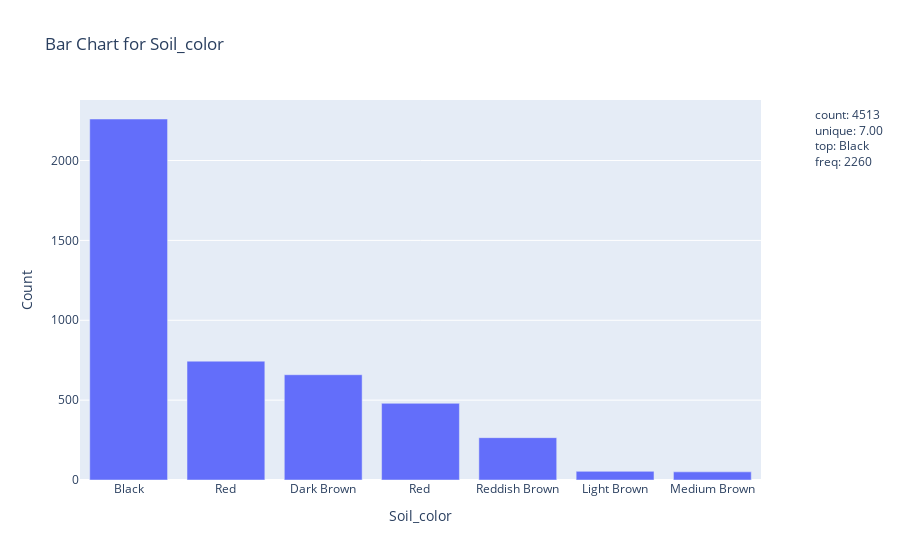
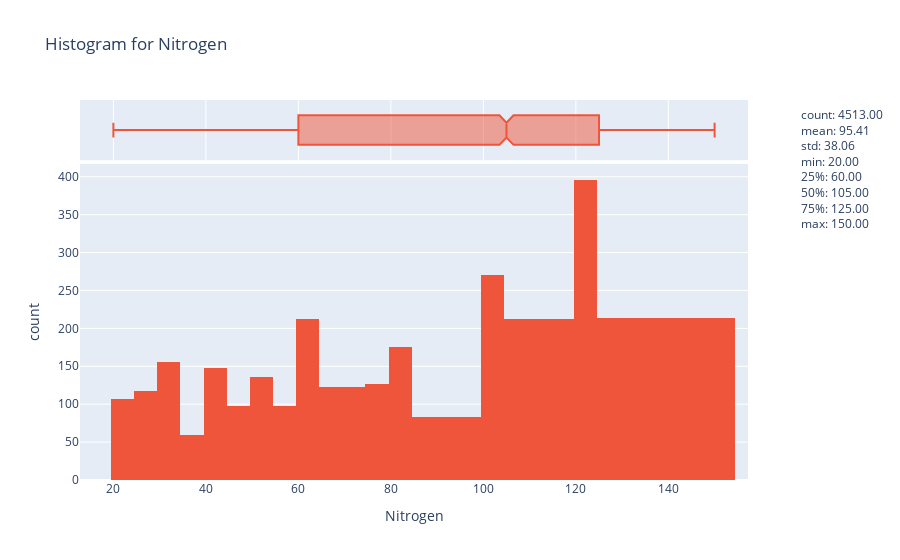
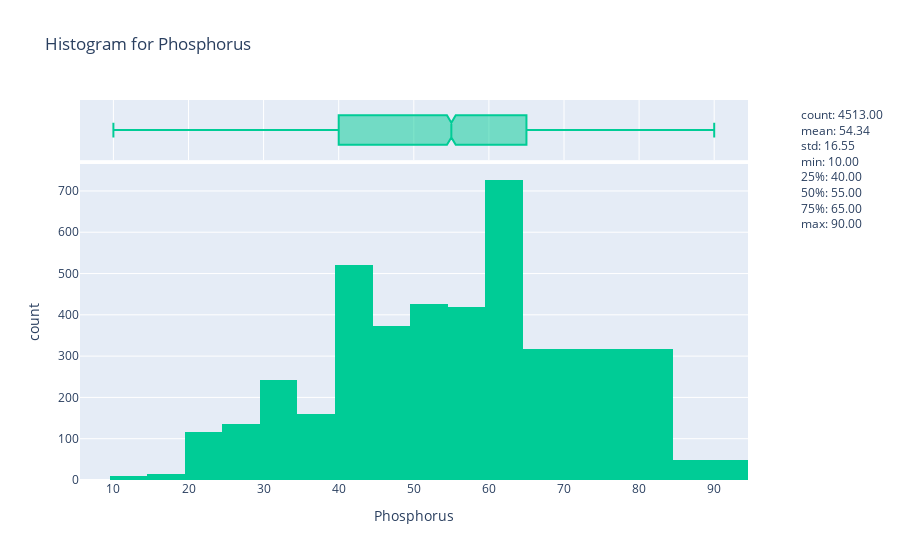
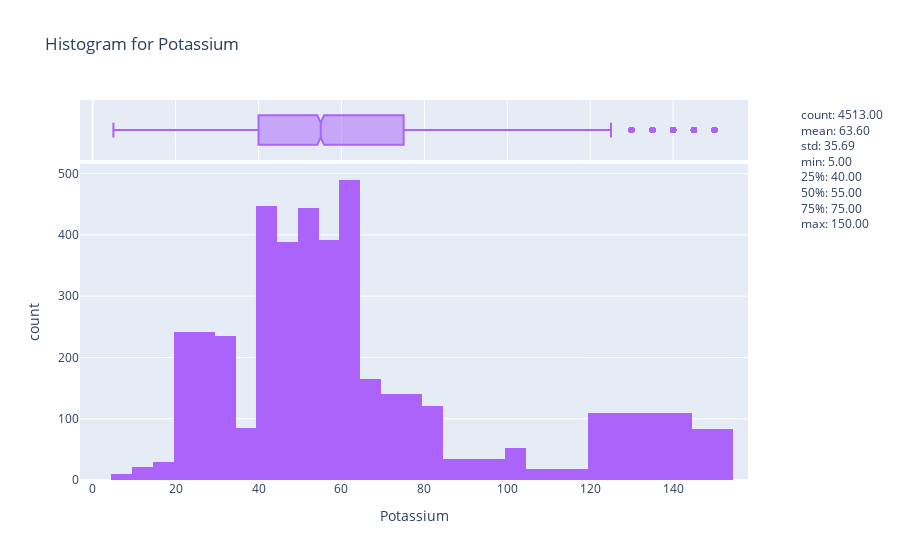

Notebook cell for these charts, in order:
### Markdown cell above
## Step 5)i): EDA - Univariate Analysis

### Code cell
def univariate_analysis_plotly(df):
    """

    Perform univariate analysis on a DataFrame using Plotly.

    Parameters:
    - df: DataFrame to be analyzed.

    Returns:
    - Interactive Plotly plots with summary statistics in the legend.
    """
    colors = px.colors.qualitative.Plotly

    for idx, column in enumerate(df.columns):

        # Generate descriptive statistics
        stats = df[column].describe()
        stats_str = '<br>'.join([f'{k}: {v:.2f}' if isinstance(v, (float, int)) else f'{k}: {v}' for k, v in stats.items()])

        # Visualization based on datatype
        if np.issubdtype(df[column].dtype, np.number):

            # If the column is numeric, plot a histogram with a box plot as marginal
            fig = px.histogram(df, x=column, marginal="box", title=f"Histogram for {column}", color_discrete_sequence=[colors[idx % len(colors)]])
        else:

            # If the column is categorical or textual, plot a bar chart
            value_counts = df[column].value_counts()

            fig = px.bar(x=value_counts.index, y=value_counts.values, 
                         title=f"Bar Chart for {column}", 
                         labels={"x": column, "y": "Count"},
                         color_discrete_sequence=[colors[idx % len(colors)]])

        # Add descriptive stats as a legend using a dummy trace for both types of columns
        fig.add_trace(go.Scatter(x=[None], y=[None], mode="lines", 
                                 name=stats_str, showlegend=True, 
                                 hoverinfo="none", opacity=0))
        
        fig.show()

univariate_analysis_plotly(df)

### Figure 1 — Plotly figure (JSON) as saved in the notebook; plotly's stock layout.template omitted (floating-point values rounded to 4 significant figures)
{"data": [{"alignmentgroup": "True", "hovertemplate": "Soil_color=%{x}<br>Count=%{y}<extra></extra>", "legendgroup": "", "marker": {"color": "#636EFA", "pattern": {"shape": ""}}, "name": "", "offsetgroup": "", "orientation": "v", "showlegend": false, "textposition": "auto", "type": "bar", "x": ["Black", "Red", "Dark Brown", "Red ", "Reddish Brown", "Light Brown", "Medium Brown"], "xaxis": "x", "y": [2260, 744, 659, 480, 265, 54, 51], "yaxis": "y"}, {"hoverinfo": "none", "mode": "lines", "name": "count: 4513<br>unique: 7.00<br>top: Black<br>freq: 2260", "opacity": 0, "showlegend": true, "type": "scatter", "x": [null], "y": [null]}], "layout": {"barmode": "relative", "legend": {"tracegroupgap": 0}, "title": {"text": "Bar Chart for Soil_color"}, "xaxis": {"anchor": "y", "domain": [0, 1], "title": {"text": "Soil_color"}}, "yaxis": {"anchor": "x", "domain": [0, 1], "title": {"text": "Count"}}}}

### Figure 2 — Plotly figure (JSON) as saved in the notebook; plotly's stock layout.template omitted (floating-point values rounded to 4 significant figures; data arrays with more than 128 entries replaced by an {"elided": "..."} marker saying what was removed)
{"data": [{"alignmentgroup": "True", "bingroup": "x", "hovertemplate": "Nitrogen=%{x}<br>count=%{y}<extra></extra>", "legendgroup": "", "marker": {"color": "#EF553B", "pattern": {"shape": ""}}, "name": "", "offsetgroup": "", "orientation": "v", "showlegend": false, "type": "histogram", "x": {"elided": "4513 int values"}, "xaxis": "x", "yaxis": "y"}, {"alignmentgroup": "True", "hovertemplate": "Nitrogen=%{x}<extra></extra>", "legendgroup": "", "marker": {"color": "#EF553B"}, "name": "", "notched": true, "offsetgroup": "", "showlegend": false, "type": "box", "x": {"elided": "4513 int values"}, "xaxis": "x2", "yaxis": "y2"}, {"hoverinfo": "none", "mode": "lines", "name": "count: 4513.00<br>mean: 95.41<br>std: 38.06<br>min: 20.00<br>25%: 60.00<br>50%: 105.00<br>75%: 125.00<br>max: 150.00", "opacity": 0, "showlegend": true, "type": "scatter", "x": [null], "y": [null]}], "layout": {"barmode": "relative", "legend": {"tracegroupgap": 0}, "title": {"text": "Histogram for Nitrogen"}, "xaxis": {"anchor": "y", "domain": [0, 1], "title": {"text": "Nitrogen"}}, "xaxis2": {"anchor": "y2", "domain": [0, 1], "matches": "x", "showgrid": true, "showticklabels": false}, "yaxis": {"anchor": "x", "domain": [0, 0.8316], "title": {"text": "count"}}, "yaxis2": {"anchor": "x2", "domain": [0.8416, 1], "matches": "y2", "showgrid": false, "showline": false, "showticklabels": false, "ticks": ""}}}

### Figure 3 — Plotly figure (JSON) as saved in the notebook; plotly's stock layout.template omitted (floating-point values rounded to 4 significant figures; data arrays with more than 128 entries replaced by an {"elided": "..."} marker saying what was removed)
{"data": [{"alignmentgroup": "True", "bingroup": "x", "hovertemplate": "Phosphorus=%{x}<br>count=%{y}<extra></extra>", "legendgroup": "", "marker": {"color": "#00CC96", "pattern": {"shape": ""}}, "name": "", "offsetgroup": "", "orientation": "v", "showlegend": false, "type": "histogram", "x": {"elided": "4513 int values"}, "xaxis": "x", "yaxis": "y"}, {"alignmentgroup": "True", "hovertemplate": "Phosphorus=%{x}<extra></extra>", "legendgroup": "", "marker": {"color": "#00CC96"}, "name": "", "notched": true, "offsetgroup": "", "showlegend": false, "type": "box", "x": {"elided": "4513 int values"}, "xaxis": "x2", "yaxis": "y2"}, {"hoverinfo": "none", "mode": "lines", "name": "count: 4513.00<br>mean: 54.34<br>std: 16.55<br>min: 10.00<br>25%: 40.00<br>50%: 55.00<br>75%: 65.00<br>max: 90.00", "opacity": 0, "showlegend": true, "type": "scatter", "x": [null], "y": [null]}], "layout": {"barmode": "relative", "legend": {"tracegroupgap": 0}, "title": {"text": "Histogram for Phosphorus"}, "xaxis": {"anchor": "y", "domain": [0, 1], "title": {"text": "Phosphorus"}}, "xaxis2": {"anchor": "y2", "domain": [0, 1], "matches": "x", "showgrid": true, "showticklabels": false}, "yaxis": {"anchor": "x", "domain": [0, 0.8316], "title": {"text": "count"}}, "yaxis2": {"anchor": "x2", "domain": [0.8416, 1], "matches": "y2", "showgrid": false, "showline": false, "showticklabels": false, "ticks": ""}}}

### Figure 4 — Plotly figure (JSON) as saved in the notebook; plotly's stock layout.template omitted (floating-point values rounded to 4 significant figures; data arrays with more than 128 entries replaced by an {"elided": "..."} marker saying what was removed)
{"data": [{"alignmentgroup": "True", "bingroup": "x", "hovertemplate": "Potassium=%{x}<br>count=%{y}<extra></extra>", "legendgroup": "", "marker": {"color": "#AB63FA", "pattern": {"shape": ""}}, "name": "", "offsetgroup": "", "orientation": "v", "showlegend": false, "type": "histogram", "x": {"elided": "4513 int values"}, "xaxis": "x", "yaxis": "y"}, {"alignmentgroup": "True", "hovertemplate": "Potassium=%{x}<extra></extra>", "legendgroup": "", "marker": {"color": "#AB63FA"}, "name": "", "notched": true, "offsetgroup": "", "showlegend": false, "type": "box", "x": {"elided": "4513 int values"}, "xaxis": "x2", "yaxis": "y2"}, {"hoverinfo": "none", "mode": "lines", "name": "count: 4513.00<br>mean: 63.60<br>std: 35.69<br>min: 5.00<br>25%: 40.00<br>50%: 55.00<br>75%: 75.00<br>max: 150.00", "opacity": 0, "showlegend": true, "type": "scatter", "x": [null], "y": [null]}], "layout": {"barmode": "relative", "legend": {"tracegroupgap": 0}, "title": {"text": "Histogram for Potassium"}, "xaxis": {"anchor": "y", "domain": [0, 1], "title": {"text": "Potassium"}}, "xaxis2": {"anchor": "y2", "domain": [0, 1], "matches": "x", "showgrid": true, "showticklabels": false}, "yaxis": {"anchor": "x", "domain": [0, 0.8316], "title": {"text": "count"}}, "yaxis2": {"anchor": "x2", "domain": [0.8416, 1], "matches": "y2", "showgrid": false, "showline": false, "showticklabels": false, "ticks": ""}}}
